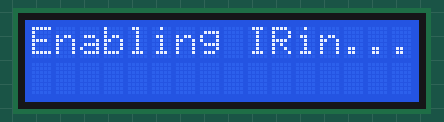
This sketch was run on a simulated Arduino Uno, built with avr-gcc and run on an emulated ATmega328P. Parts: 16×2 character LCD. What the sketch prints to the serial monitor is not drawn.

Above: at 0.1 s.
At 0.6 s:
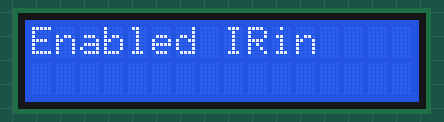
At 1.1 s:
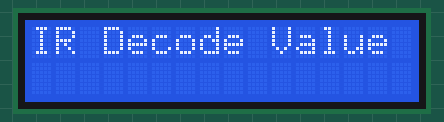

The sketch:

Decoder_remote_IR.ino
```cpp
/* Decoder IR remote to LCD 2*16
 * --------------------------
 * Arduino uno
 * --------------------------
 * IR receiver
 * VCC.  : 3.3v

 * GND.  : GND
 * SIGNAL: pin 3
 * --------------------------
 * LCD keypad sheild dfrobots
 * --------------------------
 */
#include <IRremote.h>
#include <Wire.h>
#include <LiquidCrystal.h>
LiquidCrystal lcd(8, 9, 4, 5, 6, 7);


int IRPIN = 3;

IRrecv irrecv(IRPIN);

decode_results result;

void setup()
{
  Serial.begin(9600);
  Wire.begin();
  lcd.begin(16,2);
  Serial.println("Enabling IRin");
  lcd.setCursor(0,0);
  lcd.print("Enabling IRin...");
  irrecv.enableIRIn();
   delay(500);
  lcd.clear();
  Serial.println("Enabled IRin");
  lcd.print("Enabled IRin");
  delay(500);
  lcd.setCursor(0,0);
  lcd.print("IR Decode Value");

}

void loop()
{
  if (irrecv.decode(&result))
  {
    Serial.println(result.value, HEX);
     lcd.clear();
     lcd.setCursor(0,0);
  lcd.print("IR Decode Value");
        lcd.setCursor(0,1);

    lcd.print(result.value, HEX);
    irrecv.resume();
  }
  delay(500);
}
```

Measured:
- what the display in image 1 shows lasts 0.5 s, from 0.6 s to 1.1 s
